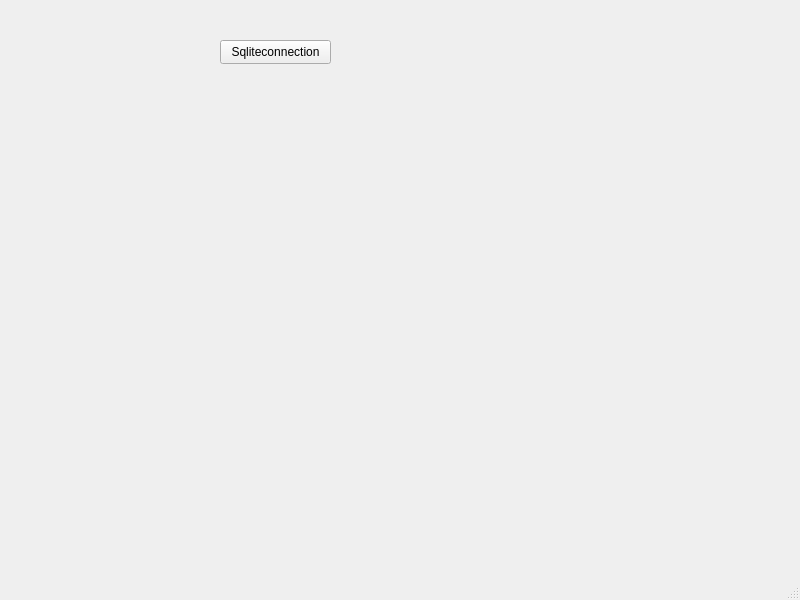
<?xml version="1.0" encoding="UTF-8"?>
<ui version="4.0">
 <class>electricitybill</class>
 <widget class="QMainWindow" name="electricitybill">
  <property name="geometry">
   <rect>
    <x>0</x>
    <y>0</y>
    <width>800</width>
    <height>600</height>
   </rect>
  </property>
  <property name="windowTitle">
   <string>electricitybill</string>
  </property>
  <widget class="QWidget" name="centralwidget">
   <widget class="QPushButton" name="pushButton">
    <property name="geometry">
     <rect>
      <x>220</x>
      <y>40</y>
      <width>111</width>
      <height>24</height>
     </rect>
    </property>
    <property name="text">
     <string>Sqliteconnection</string>
    </property>
   </widget>
  </widget>
  <widget class="QMenuBar" name="menubar">
   <property name="geometry">
    <rect>
     <x>0</x>
     <y>0</y>
     <width>800</width>
     <height>21</height>
    </rect>
   </property>
  </widget>
  <widget class="QStatusBar" name="statusbar"/>
 </widget>
 <resources/>
 <connections/>
</ui>
